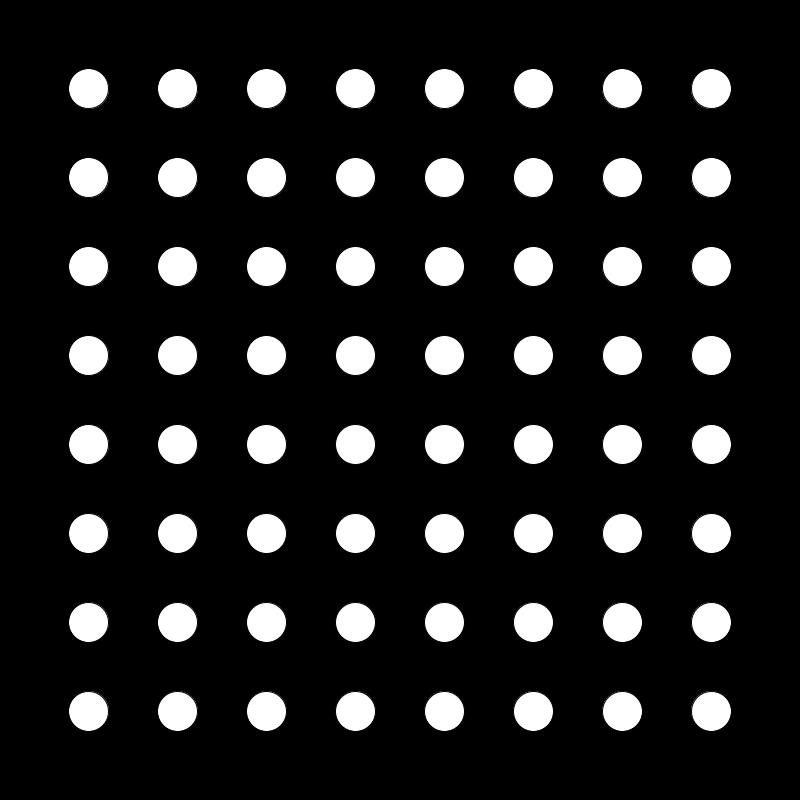
Frame 1 (no input)
Frame 60 (the mouse pressed at the canvas centre just before this capture): identical to frame 1, image omitted
Frame 120 (the mouse held since frame 60 and released just before this capture): identical to frame 1, image omitted

The Processing sketch that drew this single still picture (run headless with seeded random() and noise(); from frame 60 on, the mouse is pressed at the canvas centre):

// Processing sketch: processing_105954
// ── processing_105954.pde


void setup(){
 size(800,800); 
 
}

void draw() {
 background(0);
 float numBalls = 8;
 for(int i = 0; i<numBalls; i++){
   for(int k = 0; k<numBalls; k++){
   float ballDiam = 40;
   float ballRad = ballDiam/2;
   float jump = width/(numBalls+1);
   float xPos = jump+jump*i;
   float yPos = jump+jump*k;
   float mDist = dist(mouseX, mouseY, xPos, yPos);
   if(mDist<ballRad){
     ballDiam = 50;
     }
   else if (mDist>ballRad){
     ballDiam = ballDiam;
    }
    //if(mDist<ballRad && mouseX > (width/2)){
   //  xPos = xPos - 40;
    // ballDiam = ballDiam;
    // }
   
      ellipse(xPos, yPos, ballDiam, ballDiam);

 }

}
}
